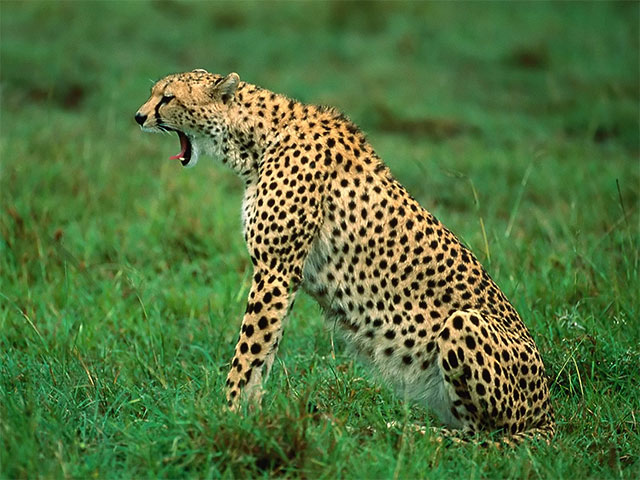
#> input picture final_submission/video_compression_python_testing/image_conversion_python/cheeta.jpg, 640 x 480 px
$ python image2text.py   (Python 2 division)
#> lines starting #> are read from the running program, lines starting #| are printed output that depends on the picture

import numpy as np
import cv2

img = cv2.imread("cheeta.jpg")
#> img is the input picture: shape (480, 640, 3); mean B, G, R 60.2, 115.5, 82.9
img = cv2.cvtColor(img, cv2.COLOR_BGR2GRAY)
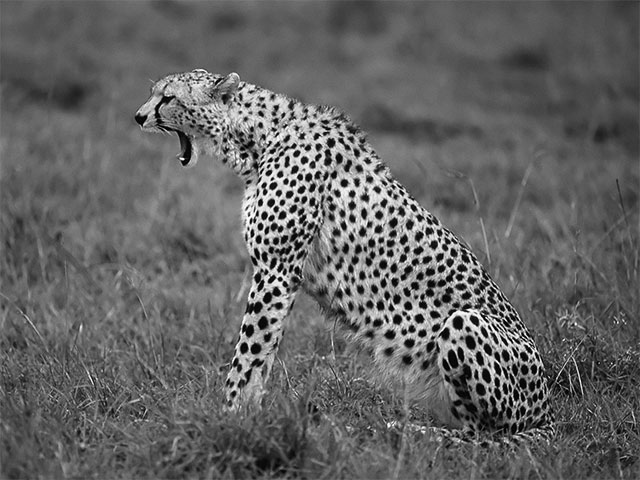
#> img: shape (480, 640); min 0, max 254, mean 99.5

print(np.shape(img))
#| (480, 640)
W = 640
H = 480

img = img.astype(int);

file = open("cheeta.txt","w")
block_size =8
print img
#> (printed output is left out)
for i in range(H/block_size):
	row_ind_1 = i*block_size
	row_ind_2 = row_ind_1+ block_size
	print row_ind_1
	for j in range(W/block_size):
	    col_ind_1 = j*block_size
	    col_ind_2 = col_ind_1+block_size
	    image_8_8 =img[ row_ind_1 : row_ind_2 , col_ind_1 : col_ind_2 ]

	    h_8 = np.shape(image_8_8)[1]
	    w_8 = np.shape(image_8_8)[0]
	    for p in range(h_8):
		    for q in range(w_8):
			    file.write(str(image_8_8[p][q]) + " ")
			    file.write("\n")

print (h_8,w_8)

#file.write(";")

file.close()
